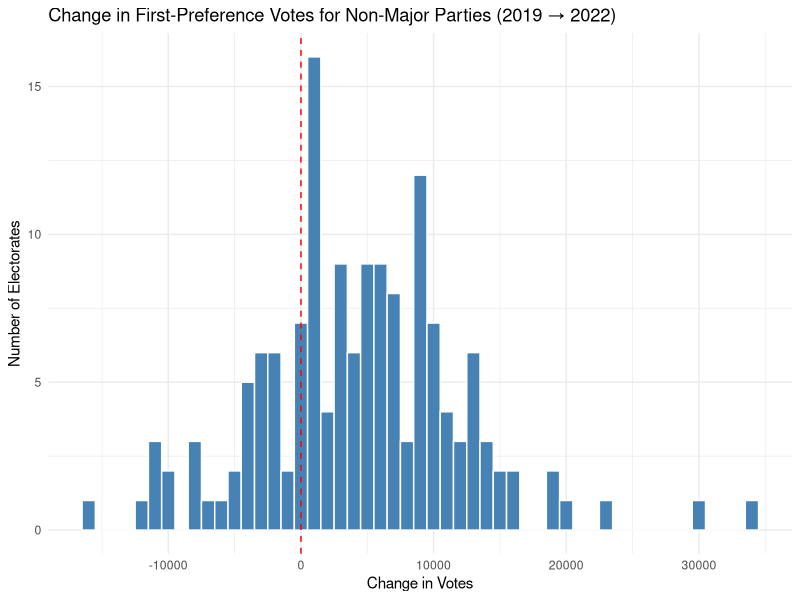

The R script that drew this image:
## ---- chunk 1
knitr::opts_chunk$set(echo = TRUE) 
## ---- chunk 2
#install.packages("sf")
## ---- chunk 3
# Load necessary packages
library(tidyverse)
library(ggplot2)


# Read in the data
votes_2019 <- read_csv("data/election_by_division_2019.csv")
votes_2022 <- read_csv("data/election_by_division_2022.csv")

#dim(votes_2019)
#dim(votes_2022)

# Add a column to indicate the election year
votes_2019 <- votes_2019 %>% mutate(election_year = 2019)
votes_2022 <- votes_2022 %>% mutate(election_year = 2022)

combined_votes <- bind_rows(votes_2019, votes_2022)

#head(combined_votes)

write_csv(combined_votes, "data/combined_votes_2019_2022.csv")


#dim(combined_votes)
## ---- chunk 4
ind_votes <- combined_votes %>%
  filter(PartyAb == "IND")

## ---- chunk 5
top_candidates <- combined_votes %>%
  group_by(election_year, DivisionId) %>%
  filter(Votes == max(Votes)) %>%
  ungroup()

top_candidates
## ---- chunk 6
ind_wins <- top_candidates %>%
  filter(PartyAb == "IND") %>%
  select(DivisionId, DivisionName, election_year)

## ---- chunk 7
ind_wins_pivot <- ind_wins %>%
  mutate(ind_won = TRUE) %>%
  pivot_wider(names_from = election_year, values_from = ind_won, names_prefix = "year_")

## ---- chunk 8
ind_wins_pivot <- ind_wins_pivot %>%
  mutate(status = case_when(
    year_2019 == TRUE & year_2022 == TRUE ~ "Held",
    is.na(year_2019) & year_2022 == TRUE ~ "Gained/New",
    year_2019 == TRUE & is.na(year_2022) ~ "Lost",
    TRUE ~ "Other"
  ))

ind_wins_pivot
## ---- chunk 9
ind_2022_wins <- combined_votes %>%
  filter(election_year == 2022) %>%
  group_by(DivisionId) %>%
  filter(Votes == max(Votes)) %>%
  ungroup() %>%
  filter(PartyAb == "IND") %>%
  select(DivisionId, DivisionName)

## ---- chunk 10
winners_2019 <- combined_votes %>%
  filter(election_year == 2019) %>%
  group_by(DivisionId) %>%
  filter(Votes == max(Votes)) %>%
  ungroup() %>%
  select(DivisionId, DivisionName, PartyAb)  # 2019 winners

## ---- chunk 11
ind_2022_previous_parties <- ind_2022_wins %>%
  left_join(winners_2019, by = c("DivisionId", "DivisionName")) %>%
  rename(Previous_Party_2019 = PartyAb)

ind_2022_previous_parties
## ---- chunk 12

non_major_votes <- combined_votes %>%
  filter(!(PartyAb %in% c("ALP", "LP", "NA")))  # Exclude Labor, Liberal, and Informal

## ---- chunk 13
# Summarise non-major votes per division per year
non_major_summary <- combined_votes %>%
  filter(!(PartyAb %in% c("ALP", "LP", "NA"))) %>%  # Exclude major parties and informal
  group_by(DivisionId, DivisionName, election_year) %>%
  summarise(non_major_votes = sum(Votes), .groups = "drop")

# Pivot to wide format: one row per division, columns for 2019 and 2022
non_major_wide <- non_major_summary %>%
  pivot_wider(names_from = election_year, values_from = non_major_votes, names_prefix = "votes_")

# Calculate the change from 2019 to 2022
non_major_wide <- non_major_wide %>%
  mutate(vote_change = votes_2022 - votes_2019)

non_major_wide

## ---- chunk 14

ggplot(na.omit(non_major_wide), aes(x = vote_change)) +
  geom_histogram(binwidth = 1000, fill = "steelblue", color = "white") +
  geom_vline(xintercept = 0, linetype = "dashed", color = "red") +
  labs(
    title = "Change in First-Preference Votes for Non-Major Parties (2019 → 2022)",
    x = "Change in Votes",
    y = "Number of Electorates"
  ) +
  theme_minimal()


## ---- chunk 15

demographic_classification <- read_csv("data/demographic_classification.csv", col_names=TRUE, skip=0)

head(demographic_classification)
